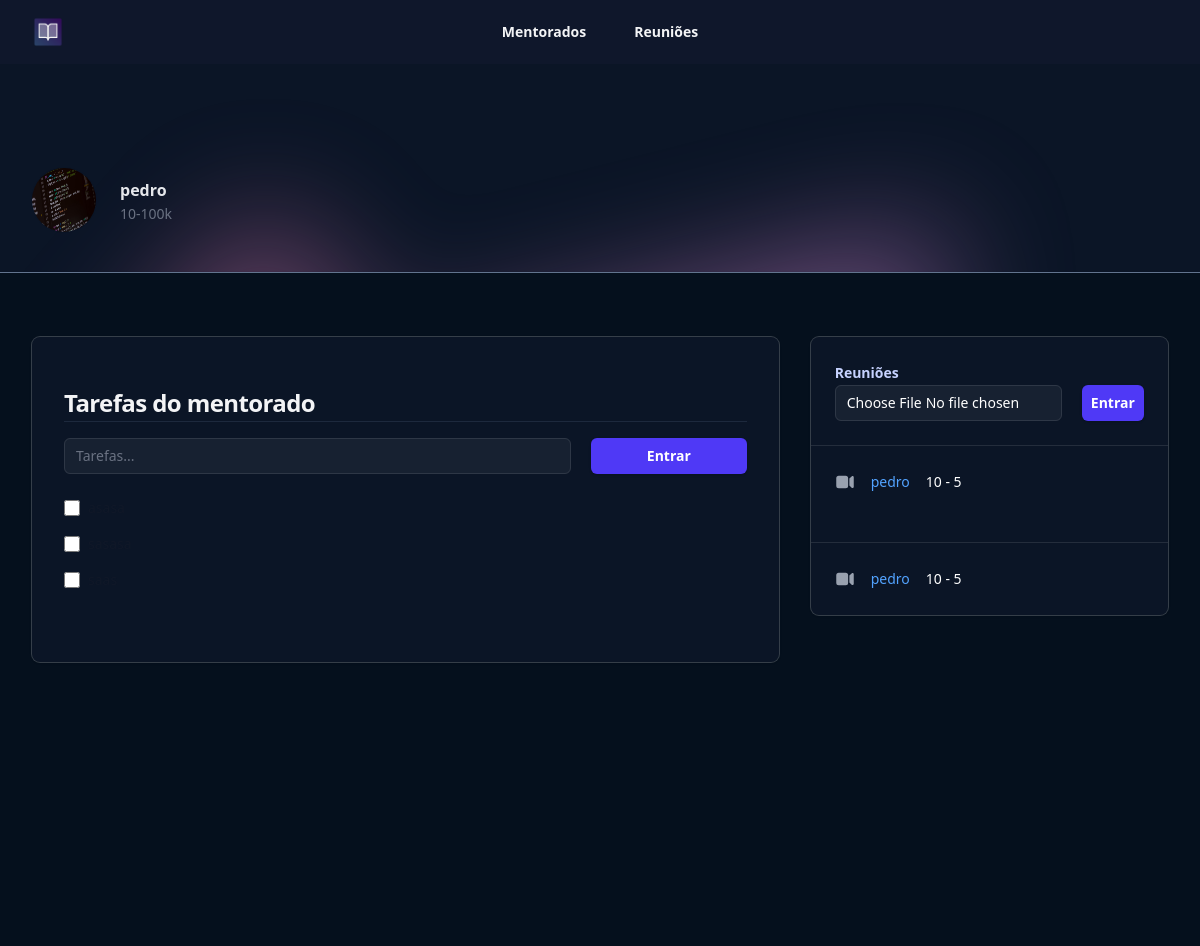
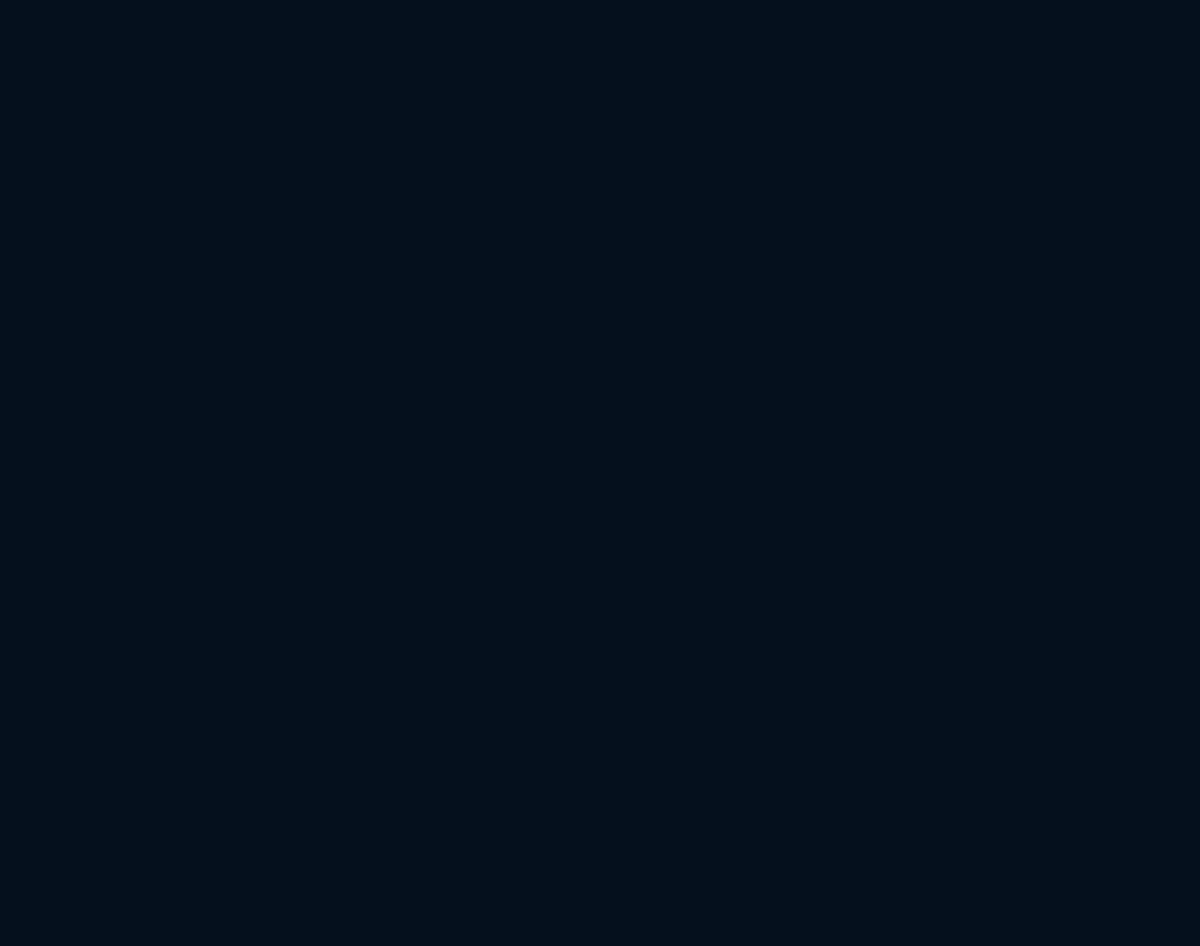
/mentorados/tarefa/1 (signed in), run on the app's committed database (2 pictures, top to bottom).
### mentorados/models.py (models this page shows, shortened)
class Mentorados(models.Model):
    estagio_choices = (
        ('E1', '10-100k'),
        ('E2', '100-1KK')
    )
    nome = models.CharField(max_length=255)
    foto = models.ImageField(upload_to='fotos', null=True, blank=True)
    estagio = models.CharField(max_length=2, choices=estagio_choices)
    navigator = models.ForeignKey(Navigators, null=True, blank=True, on_delete=models.SET_NULL)
    user = models.ForeignKey(User, on_delete=models.CASCADE)
    criado_em = models.DateField(auto_now_add=True)
    token = models.CharField(max_length=16)
    def __str__(self):
        return self.nome

class Upload(models.Model):
    mentorado = models.ForeignKey(Mentorados, on_delete=models.DO_NOTHING)
    video = models.FileField(upload_to='video')

class Tarefa(models.Model):
    mentorado = models.ForeignKey(Mentorados, on_delete=models.DO_NOTHING)
    tarefa = models.CharField(max_length=255)
    realizada = models.BooleanField(default=False)

### mentorados/views.py (the view, shortened to what this page needs)
# urls.py: path('tarefa/<int:id>', views.tarefa, name='tarefa'),
def tarefa(request, id):
    mentorado = Mentorados.objects.get(id=id)
    if mentorado.user != request.user:
        raise Http404()
    if request.method == 'GET':
        tarefas = Tarefa.objects.filter(mentorado=mentorado)
        videos = Upload.objects.filter(mentorado=mentorado)
        return render(request, 'tarefa.html', {'mentorado': mentorado, 'tarefas': tarefas, 'videos': videos})
    return redirect(f'/mentorados/tarefa/{id}')

### mentorados/templates/tarefa.html (shortened to what this page needs)
{% extends "base.html" %}
{% load static %}
{% block 'body' %}
<header class="bg-slate-900">
    <nav class="flex items-center justify-between p-4 lg:px-8" aria-label="Global">
      <div class="flex lg:flex-1">
        <a href="#" class="-m-1.5 p-1.5">
          <img class="h-8 w-auto" src="{% static 'logo.png' %}" alt="">
        </a>
      </div>
      <div class="hidden lg:flex lg:gap-x-12">
        <a href="{% url 'mentorados' %}" class="text-sm/6 font-semibold text-gray-100">Mentorados</a>
        <a href="{% url 'reunioes' %}" class="text-sm/6 font-semibold text-gray-100">Reuniões</a>
      </div>
    </nav>
  </header>
  <main>
    <header class="relative isolate pt-16 bg-[#0b1526] border-b-1 border-slate-500">
      <div class="absolute inset-0 -z-10 overflow-hidden" aria-hidden="true">
        <div class="absolute left-16 top-full -mt-16 transform-gpu opacity-50 blur-3xl xl:left-1/2 xl:-ml-80">
          <div class="aspect-[1154/678] w-[72.125rem] bg-gradient-to-br from-[#FF80B5] to-[#9089FC]" style="clip-path: polygon(100% 38.5%, 82.6% 100%, 60.2% 37.7%, 52.4% 32.1%, 47.5% 41.8%, 45.2% 65.6%, 27.5% 23.4%, 0.1% 35.3%, 17.9% 0%, 27.7% 23.4%, 76.2% 2.5%, 74.2% 56%, 100% 38.5%)"></div>
        </div>
        <div class="absolute inset-x-0 bottom-0 h-px bg-gray-900/5"></div>
      </div>
      <div>
      <div class="mx-auto max-w-7xl px-4 py-10 sm:px-6 lg:px-8 ">
        <div class="mx-auto flex max-w-2xl items-center justify-between gap-x-8 lg:mx-0 lg:max-w-none">
          <div class="flex items-center gap-x-6">
            <img src="{{mentorado.foto.url}}" alt="" class="size-16 flex-none rounded-full ring-1 ring-gray-900/10">
            <h1>
              <div class="mt-1 text-base font-semibold text-gray-200">{{mentorado}}</div>
              <div class="text-sm/6 text-gray-500">{{mentorado.get_estagio_display}}</div>
            </h1>
          </div>
          </div>
        </div>
      </div>
    </header>
    <div class="bg-[#05101d] min-h-screen">
        <div class="mx-auto max-w-7xl px-4 py-16 sm:px-6 lg:px-8">
        <div class="mx-auto grid max-w-2xl grid-cols-1 grid-rows-1 items-start gap-x-8 gap-y-8 lg:mx-0 lg:max-w-none lg:grid-cols-3">
            <div class="lg:col-start-3 lg:row-end-1 ">
            <div class="rounded-lg shadow-sm ring-1 ring-white/20 bg-[#0b1526]">
                <dl class="flex flex-wrap">
                <div class="flex-auto px-6 pt-6">
                    <p class="text-sm/6 font-semibold text-indigo-200">Reuniões</p>
                    <div class="grid grid-cols-4 gap-5">
                        <div class="col-span-3">
                          <form action="{% url 'upload' mentorado.id %}" method="POST" enctype='multipart/form-data'>{% csrf_token %}
                            <input type="file" name="video" required class="block w-full rounded-md bg-white/5 px-3 py-1.5 text-base text-white outline outline-1 -outline-offset-1 outline-white/10 placeholder:text-gray-500 focus:outline focus:outline-2 focus:-outline-offset-2 focus:outline-indigo-500 sm:text-sm/6">
                        </div>
                        <div>
                            <button type="submit" class="flex w-full justify-center cursor-pointer rounded-md bg-indigo-600 px-3 py-1.5 text-sm/6 font-semibold text-white shadow-sm hover:bg-indigo-500 focus-visible:outline focus-visible:outline-2 focus-visible:outline-offset-2 focus-visible:outline-indigo-600">Entrar</button>
                        </div>
                    </div>
                </div>
                {% for video in videos %}
                  <div class="mt-6 flex w-full flex-none gap-x-4 border-t border-gray-50/10 px-6 py-6">
                      <dt class="flex-none">
                      <svg xmlns="http://www.w3.org/2000/svg" viewBox="0 0 24 24" fill="currentColor" class="h-6 w-5 text-gray-400">
                          <path d="M4.5 4.5a3 3 0 0 0-3 3v9a3 3 0 0 0 3 3h8.25a3 3 0 0 0 3-3v-9a3 3 0 0 0-3-3H4.5ZM19.94 18.75l-2.69-2.69V7.94l2.69-2.69c.944-.945 2.56-.276 2.56 1.06v11.38c0 1.336-1.616 2.005-2.56 1.06Z" />
                        </svg>
                      </dt>
                      <dd class="text-sm/6 font-medium text-blue-400"><a href="{{video.video.url}}">{{video.mentorado}}</a></dd><p class="text-sm/6 text-white">10 - 5</p>
                  </div>
                {% endfor %}
            </div>
            </div>
            <div class="-mx-4 px-4 py-8 shadow-sm  sm:mx-0 sm:rounded-lg sm:px-8 sm:pb-14 lg:col-span-2 lg:row-span-2 lg:row-end-2 xl:px-16 xl:pb-20 xl:pt-16 ring-1 ring-white/20 bg-[#0b1526]">
                <h2 class="mt-4 text-2xl/9 font-bold tracking-tight text-gray-100">Tarefas do mentorado</h2>
                <hr class="border-px border-slate-800">
                <div class="grid grid-cols-4 gap-5 mt-4">
                      <div class="col-span-3">
                        <form action="{% url 'tarefa' mentorado.id %}" method="POST">{% csrf_token %}
                          <input type="text" name="tarefa" autocomplete="email" required class="block w-full rounded-md bg-white/5 px-3 py-1.5 text-base text-white outline outline-1 -outline-offset-1 outline-white/10 placeholder:text-gray-500 focus:outline focus:outline-2 focus:-outline-offset-2 focus:outline-indigo-500 sm:text-sm/6" placeholder="Tarefas...">
                      </div>
                      <div>
                          <button type="submit" class="flex w-full justify-center cursor-pointer rounded-md bg-indigo-600 px-3 py-1.5 text-sm/6 font-semibold text-white shadow-sm hover:bg-indigo-500 focus-visible:outline focus-visible:outline-2 focus-visible:outline-offset-2 focus-visible:outline-indigo-600">Entrar</button>
                      </div>
                </div>
                <br>
                {% for tarefa in tarefas %}
                  <div class="flex items-center mb-4">
                      <input id="default-checkbox" type="checkbox" value="" class="w-4 h-4 text-blue-600 bg-gray-100 border-gray-300 rounded-sm focus:ring-blue-500 dark:focus:ring-blue-600 dark:ring-offset-gray-800 focus:ring-2 dark:bg-gray-700 dark:border-gray-600">
                      <label for="default-checkbox" class="ms-2 text-sm font-medium text-gray-900 dark:text-gray-300">{{tarefa.tarefa}}</label>
                  </div>
                {% endfor %}
            </div>
            </div>
        </div>
        </div>
  </main>
{% endblock 'body' %}

### data on the page
Mentorados: foto (picture), nome "pedro", estagio "10-100k"
Upload: mentorado "pedro"
Upload: mentorado "pedro"
